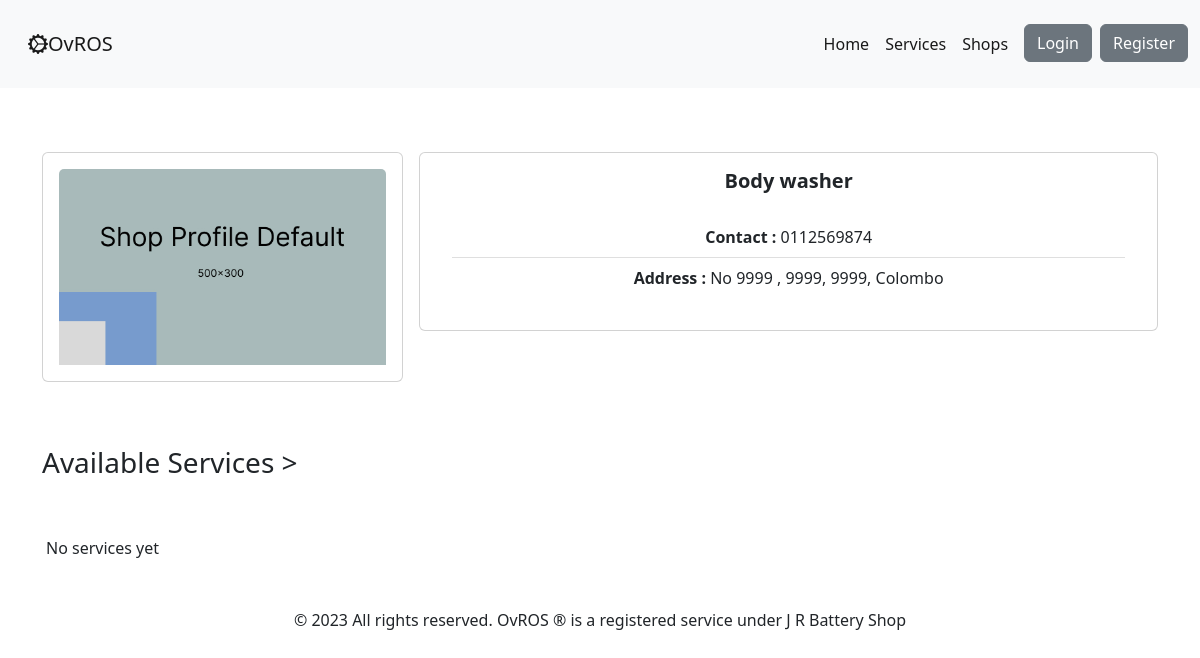
Screenshot of /shops/3 with the database file from the repository.
### ovros_user_module/models.py (models this page shows, shortened)
class ShopProfile(models.Model):
    user = models.OneToOneField(settings.AUTH_USER_MODEL, on_delete=models.CASCADE)
    user_role = models.CharField('Type', max_length=40, choices=Types.choices, default=Types.USER_SHOP)
    shop_name = models.CharField(max_length=100, help_text="Service Shop name")
    shop_profile_img = models.ImageField(upload_to='shops/profile_images', null=True, blank=True,
                                         default="shops/shop_profile_default.jpg")
    shop_address_no = models.CharField(
        max_length=200,
        help_text="Service Shop address Number",
    )
    shop_address_street = models.CharField(
        max_length=200,
        help_text="Service Shop address street",
    )
    shop_address_city = models.CharField(
        choices=DISTRICTS_CITY,
        max_length=200,
        help_text="Service Shop address city",
    )
    shop_address_district = models.CharField(
        choices=DISTRICTS,
        max_length=200,
        help_text="Service Shop address district",
    )
    shop_contact = models.CharField(max_length=10, help_text="eg: 07xxxxxxxx")
    shop_email = models.CharField(max_length=100, help_text="shop email address", blank=True)
    def get_full_address(self):
        return f'No {self.shop_address_no} , ' \
               f'{self.shop_address_street}, ' \
               f'{self.shop_address_city}, ' \
               f'{self.shop_address_district}'

### ovros_home/views.py (the view)
# urls.py: path('shops/<int:shop_id>', shop_detail, name='shop_detail'),
def shop_detail(request, shop_id):
    shop_d = ShopProfile.objects.get(id=shop_id)
    shop_services = Service.objects.filter(shop=shop_id)
    return render(request, "shops/shop_detail.html", {
        "profile": shop_d,
        "shop_services": shop_services
    })

### ovros_user_module/context_processors.py (called while the page is built)
def profile_data(request):
    return {'profile_data': ProfileData(request)}

### templates/shops/shop_detail.html (shortened to what this page needs)
{% extends 'base.html' %}
{% load static %}
{% load crispy_forms_tags %}
{% block content %}
    <div class="container">
        <div class="row my-5 g-3">
            <div class="col-12 col-md-6 col-lg-4">
                <div class="card">
                    <div class="card-body text-center">
                        <img src="{{ profile.shop_profile_img.url }}" class="card-img-top"
                             alt="shop_profile_img">
                    </div>
                </div>
            </div>
            <div class="col-12 col-md-6 col-lg-8">
                <div class="card">
                    <div class="card-body text-center">
                        <h5 class="card-title"><strong>{{ profile.shop_name }}</strong></h5>
                        <div class="card-body ">
                            <div class="list-group">
                                <ul class="list-group list-group-flush">
                                    <li class="list-group-item"><strong>Contact : </strong>{{ profile.shop_contact }}
                                    </li>
                                    <li class="list-group-item"><strong>Address : </strong>
                                        {{ profile.get_full_address }}</li>
                                </ul>
                            </div>
                        </div>
                    </div>
                </div>
            </div>
        </div>
        <div class="row my-5 g-3">
            <h3>Available Services ></h3>
        </div>
        <div class="row my-5 g-3">
            <div class="container">
            {% if shop_services.count == 0 %}
                No services yet
            {% endif %}
            </div>
        </div>
    </div>
{% endblock %}

### rows the page displays
ShopProfile: shop_profile_img (placeholder picture), shop_name "Body washer", shop_contact "0112569874", get_full_address "No 9999 , 9999, 9999, Colombo"
